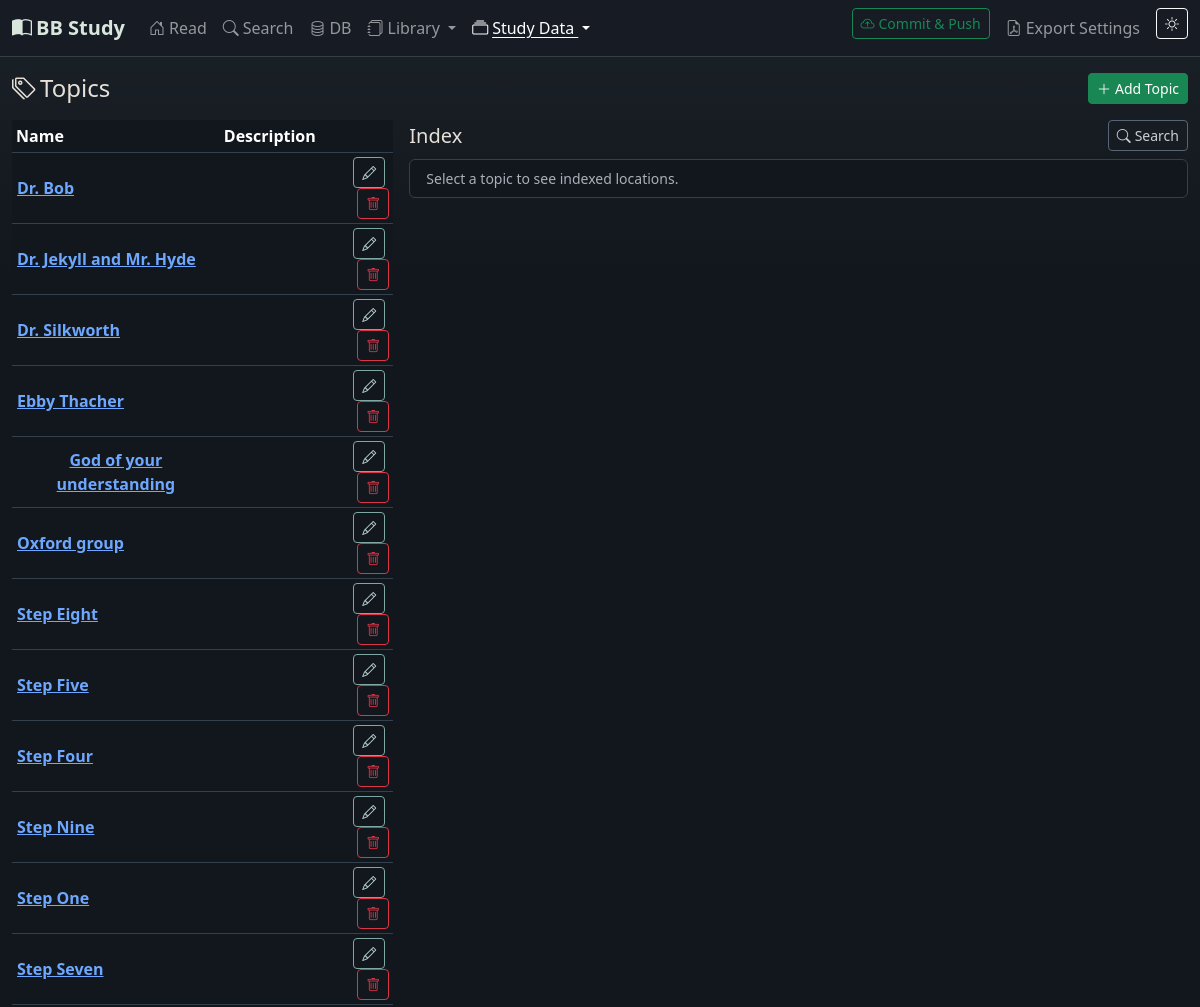
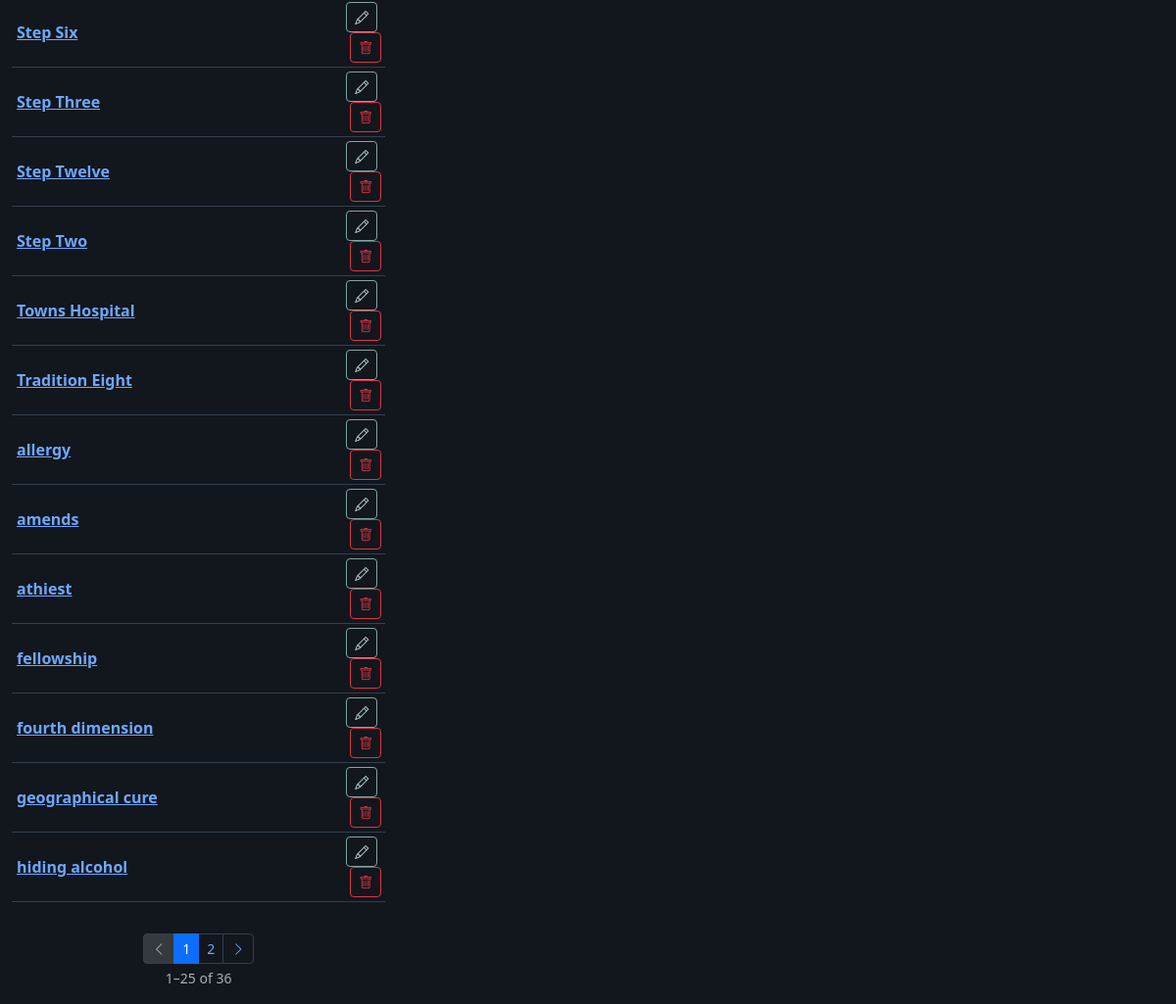
The page /topics on the database as committed earlier (2 pictures, top to bottom).
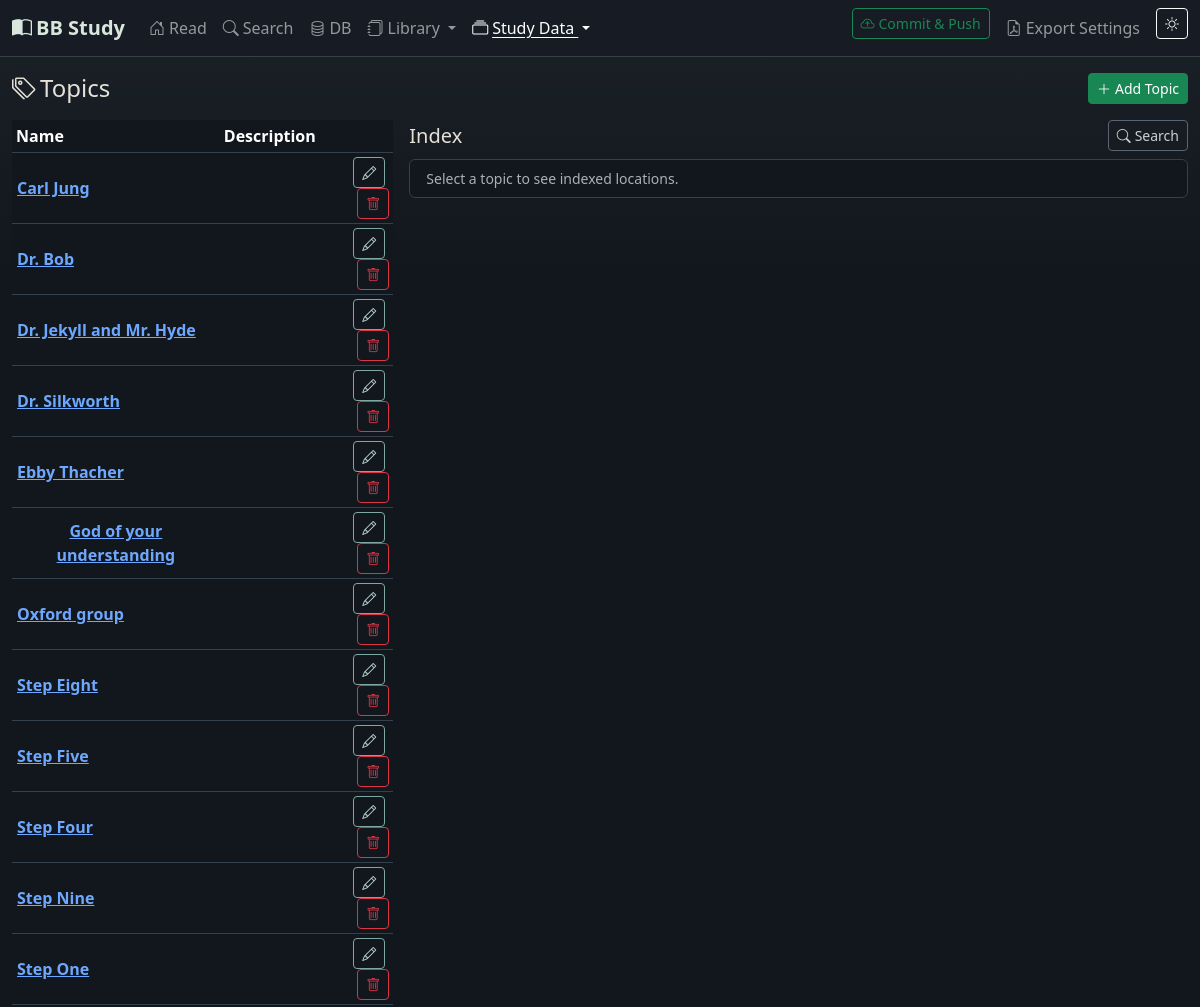
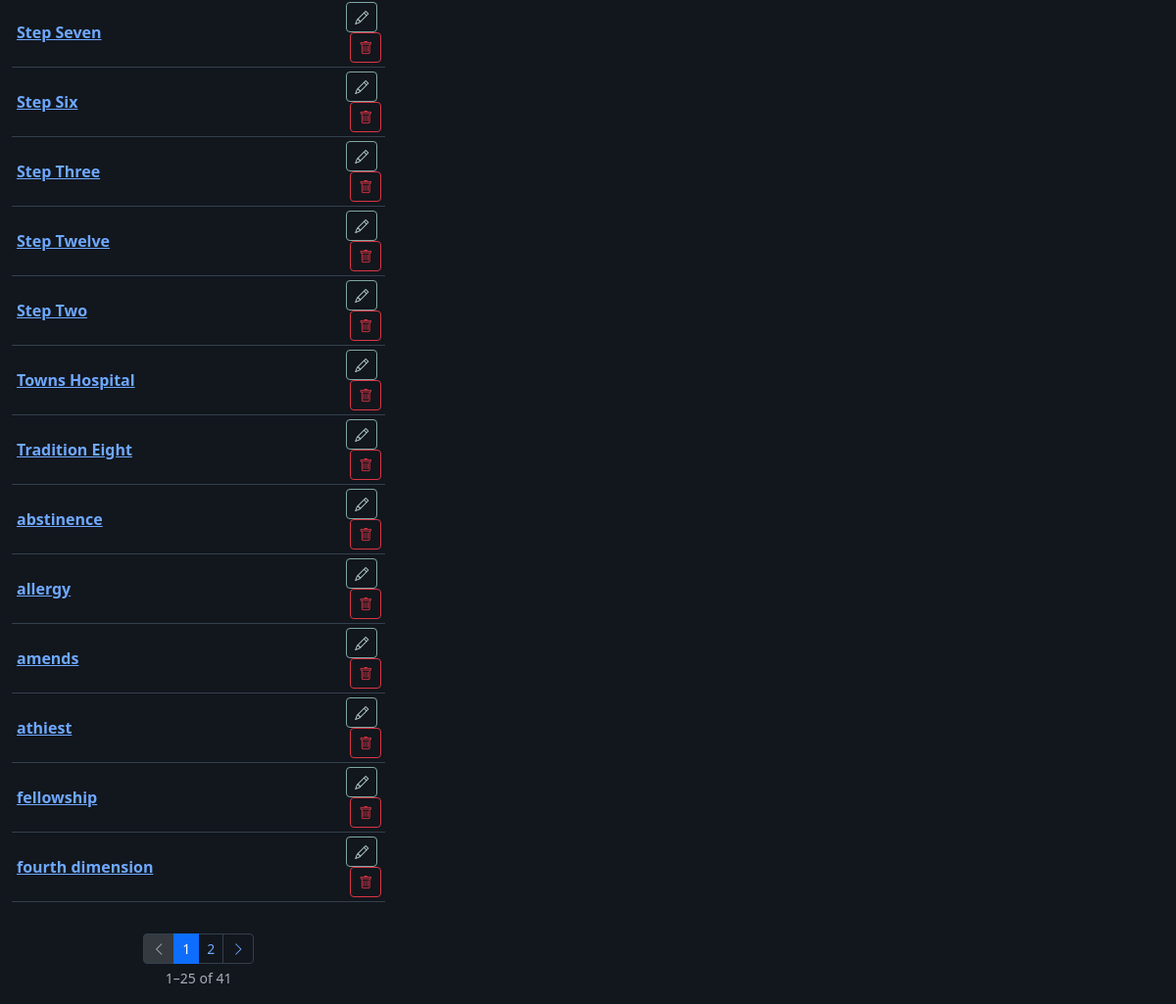
The same page on the database as committed later (2 pictures, top to bottom).
### app/models.py (models this page shows)
class Topic(db.Model):
    __tablename__ = 'topics'
    id = db.Column(db.Integer, primary_key=True)
    name = db.Column(db.String(200), unique=True, nullable=False)
    description = db.Column(db.Text)
    created_at = db.Column(db.DateTime, default=datetime.utcnow)
    content_links = db.relationship('ContentTopic', backref='topic', lazy=True, cascade='all, delete-orphan')
    def to_dict(self):
        return {
            'id': self.id,
            'name': self.name,
            'description': self.description,
            'created_at': self.created_at.isoformat() if self.created_at else None,
        }

### app/routes/main.py (the view)
@main_bp.route('/topics')
def topics():
    from ..models import Topic
    pg = request.args.get('pg', 1, type=int)
    pagination = Topic.query.order_by(Topic.name).paginate(page=pg, per_page=25, error_out=False)
    books = Book.query.order_by(Book.title).all()
    return render_template('topics.html', theme=get_theme(), topics=pagination.items,
                           pagination=pagination, books=books)

### app/routes/main.py (called while the page is built)
def get_theme():
    s = Setting.query.filter_by(key='theme').first()
    return s.value

### app/templates/topics.html (shortened to what this page needs)
{% extends 'base.html' %}
{% from '_pagination.html' import render as paginate %}
{% block content %}
<div class="d-flex justify-content-between align-items-center mb-3">
  <h4 class="mb-0"><i class="bi bi-tags me-1"></i>Topics</h4>
  <button class="btn btn-sm btn-success" data-bs-toggle="modal" data-bs-target="#topicModal" onclick="openTopicModal()">
    <i class="bi bi-plus-lg me-1"></i>Add Topic
  </button>
</div>
<div class="row g-3">
  <div class="col-lg-4">
    <div class="table-responsive">
      <table class="table table-hover align-middle table-sm">
        <thead>
          <tr><th>Name</th><th>Description</th><th></th></tr>
        </thead>
        <tbody>
          {% for topic in topics %}
          <tr data-id="{{ topic.id }}">
            <td><button class="btn btn-link p-0 fw-semibold" onclick="loadTopicIndex({{ topic.id }}, '{{ topic.name|e }}')">{{ topic.name }}</button></td>
            <td class="small text-muted">{{ topic.description or '' }}</td>
            <td class="text-end">
              <button class="btn btn-sm btn-outline-primary me-1" onclick='openTopicModal({{ topic.to_dict()|tojson }})'><i class="bi bi-pencil"></i></button>
              <button class="btn btn-sm btn-outline-danger" onclick="deleteTopic({{ topic.id }})"><i class="bi bi-trash"></i></button>
            </td>
          </tr>
          {% else %}
          <tr><td colspan="3" class="text-muted text-center">No topics yet.</td></tr>
          {% endfor %}
        </tbody>
      </table>
    </div>
    {{ paginate(pagination, 'main.topics') }}
  </div>
  <div class="col-lg-8">
    <div class="d-flex justify-content-between align-items-center mb-2">
      <h5 class="mb-0" id="indexTitle">Index</h5>
      <a class="btn btn-sm btn-outline-secondary" href="{{ url_for('main.search') }}"><i class="bi bi-search me-1"></i>Search</a>
    </div>
    <div id="topicIndex" class="list-group small">
      <div class="list-group-item text-muted">Select a topic to see indexed locations.</div>
    </div>
  </div>
</div>
{% endblock %}

Rows that differ between the two databases and show on the page:
no longer on this page (row unchanged): Topic: name "geographical cure"
no longer on this page (row unchanged): Topic: name "hiding alcohol"
added Topic: name "Carl Jung"
added Topic: name "abstinence"
Other text that changed with them:
{{ pagination.total }}: "36" → "41"
